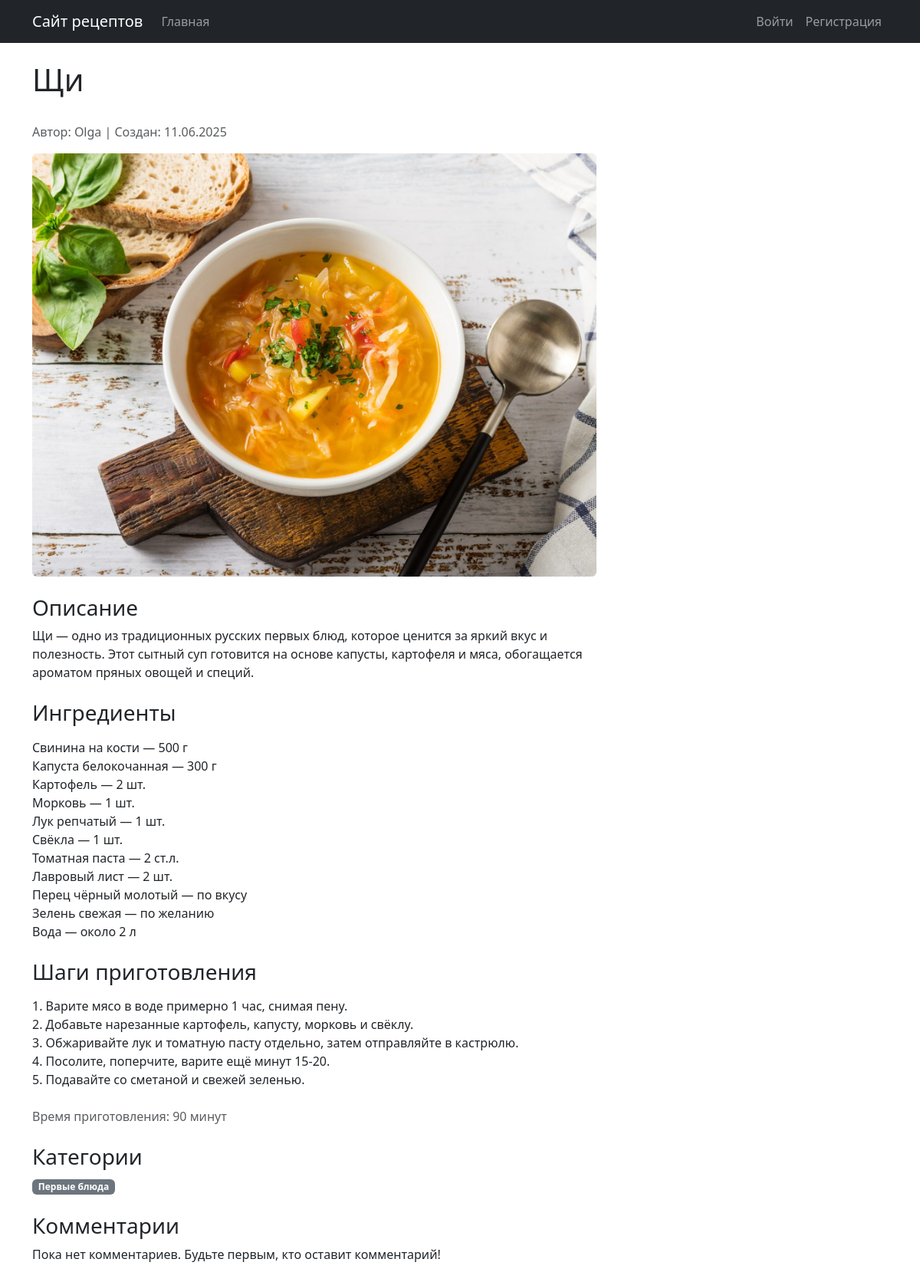
The app's page /recipe/2/ with its own data.
### recipes/models.py (models this page shows, shortened)
class Recipe(models.Model):
    title = models.CharField(max_length=200, verbose_name='Название рецепта')
    description = models.TextField(verbose_name='Описание')
    cooking_steps = models.TextField(verbose_name='Шаги приготовления')
    cooking_time = models.IntegerField(verbose_name='Время приготовления (в минутах)')
    image = models.ImageField(upload_to='recipes/', verbose_name='Изображение')
    author = models.ForeignKey(User, on_delete=models.CASCADE, verbose_name='Автор')
    categories = models.ManyToManyField(Category, through='RecipeCategory', verbose_name='Категории')
    ingredients = models.TextField(verbose_name='Ингредиенты')
    created_at = models.DateTimeField(auto_now_add=True)
    updated_at = models.DateTimeField(auto_now=True)
    average_rating = models.FloatField(default=0, verbose_name='Средний рейтинг')
    class Meta:
        verbose_name = 'Рецепт'
        verbose_name_plural = 'Рецепты'
        ordering = ['-created_at']

class Category(models.Model):
    name = models.CharField(max_length=100, verbose_name='Название категории')
    description = models.TextField(blank=True, verbose_name='Описание категории')
    created_at = models.DateTimeField(auto_now_add=True)
    class Meta:
        verbose_name = 'Категория'
        verbose_name_plural = 'Категории'
        ordering = ['name']

### recipes/views.py (the view, shortened to what this page needs)
# urls.py: path('recipe/<int:pk>/', views.recipe_detail, name='recipe_detail'),
def recipe_detail(request, pk):
    recipe = get_object_or_404(Recipe, pk=pk)
    comments = recipe.comments.all()
    comment_form = CommentForm()
    rating_form = RatingForm()
    user_rating = None
    is_favorite = False
    if request.user.is_authenticated:
        user_rating = Rating.objects.filter(recipe=recipe, user=request.user).first()
        is_favorite = Favorite.objects.filter(recipe=recipe, user=request.user).exists()
    return render(request, 'recipes/recipe_detail.html', {
        'recipe': recipe,
        'comments': comments,
        'comment_form': comment_form,
        'rating_form': rating_form,
        'user_rating': user_rating,
        'is_favorite': is_favorite
    })

### recipes/templates/recipes/recipe_detail.html (shortened to what this page needs)
{% extends 'recipes/base.html' %}
{% block content %}
<div class="row">
    <div class="col-md-8">
        <div class="d-flex justify-content-between align-items-center mb-4">
            <h1>{{ recipe.title }}</h1>
        </div>
        <p class="text-muted">Автор: {{ recipe.author.username }} | Создан: {{ recipe.created_at|date:"d.m.Y" }}</p>
        {% if recipe.image %}
        <img src="{{ recipe.image.url }}" class="img-fluid rounded mb-4" alt="{{ recipe.title }}">
        {% endif %}
        <div class="mb-4">
            <h3>Описание</h3>
            <p>{{ recipe.description }}</p>
        </div>
        <div class="mb-4">
            <h3>Ингредиенты</h3>
            <p>{{ recipe.ingredients|linebreaks }}</p>
        </div>
        <div class="mb-4">
            <h3>Шаги приготовления</h3>
            <p>{{ recipe.cooking_steps|linebreaks }}</p>
        </div>
        <div class="mb-4">
            <p class="text-muted">Время приготовления: {{ recipe.cooking_time }} минут</p>
        </div>
        {% if recipe.categories.all %}
        <div class="mb-4">
            <h3>Категории</h3>
            <p>
                {% for category in recipe.categories.all %}
                <span class="badge bg-secondary">{{ category.name }}</span>
                {% endfor %}
            </p>
        </div>
        {% endif %}
        <div class="mb-4">
            <h3>Комментарии</h3>
            {% for comment in comments %}
            <div class="card mb-2">
                <div class="card-body">
                    <h6 class="card-subtitle mb-2 text-muted">{{ comment.author.username }} | {{ comment.created_at|date:"d.m.Y H:i" }}</h6>
                    <p class="card-text">{{ comment.text }}</p>
                </div>
            </div>
            {% empty %}
            <p>Пока нет комментариев. Будьте первым, кто оставит комментарий!</p>
            {% endfor %}
        </div>
    </div>
</div>
{% endblock %}

### records on screen
Recipe: title "Щи", author.username "Olga", created_at "11.06.2025", image (picture), description "Щи — одно из традиционных русских первых блюд, которое ценится за яркий вкус и полезность. Этот сытный суп готовится на основе капусты, картофеля и мяса, обогащается ароматом пряных овощей и специй.", ingredients "Свинина на кости — 500 г Капуста белокочанная — 300 г Картофель — 2 шт. Морковь — 1 шт. Лук репчатый — 1 шт. Свёкла — 1 шт. Томатная паста — 2 ст.л. Лавровый лист — 2 шт. Перец чёрный молотый — по вкусу Зелень свежая — по желанию Вода — около 2 л", cooking_steps "1. Варите мясо в воде примерно 1 час, снимая пену. 2. Добавьте нарезанные картофель, капусту, морковь и свёклу. 3. Обжаривайте лук и томатную пасту отдельно, затем отправляйте в кастрюлю. 4. Посолите, поперчите, варите ещё минут 15-20. 5. Подавайте со сметаной и свежей зеленью.", cooking_time "90"
Category: name "Первые блюда"
